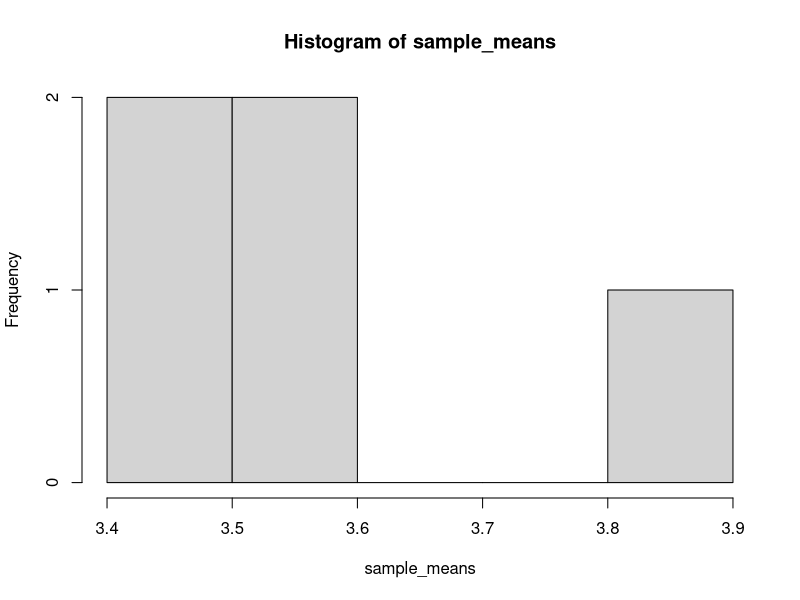
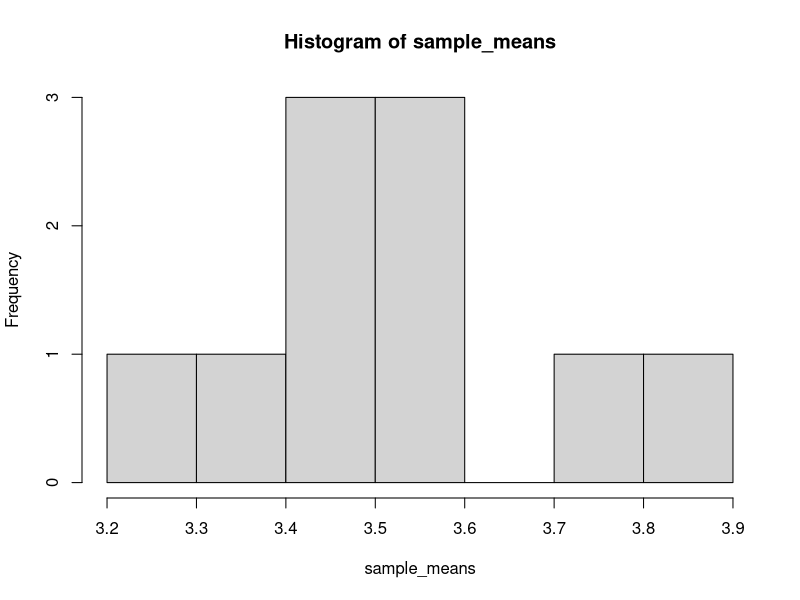
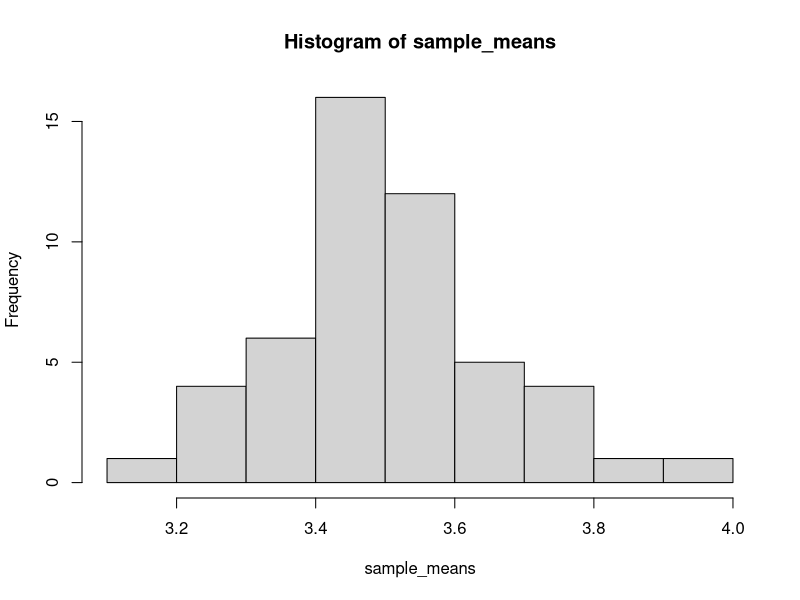
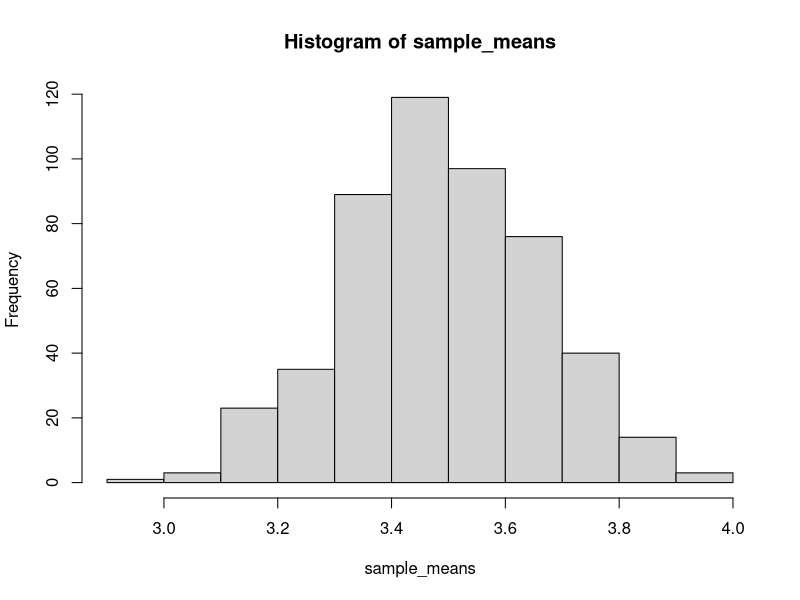
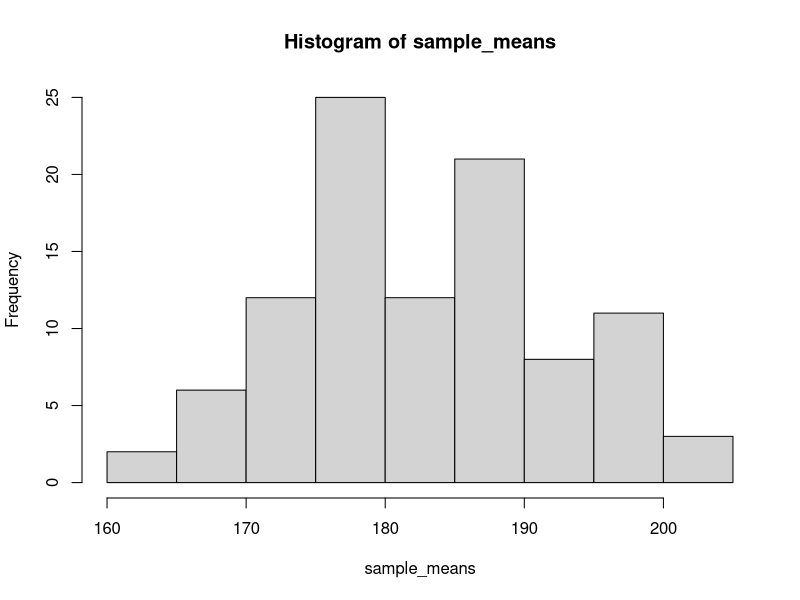

The R source for these figures, in order:
## ---- chunk 1
set.seed(9999)
## ---- chunk 2
em <- (1*(1/6)) + (2*(1/6)) + (3*(1/6)) + (4*(1/6)) + (5*(1/6)) + (6*(1/6)) 
cat("Expected Mean:", em)
## ---- chunk 3
num_trials <- 5 # can be thought of as experiments
rolls_per_trial <- 100 # how many participants of respondents in one experiment
## ---- chunk 4
roll_die <- function(){
  sample(1:6, 1, replace = TRUE)
}
## ---- chunk 5
sample_means <- numeric(num_trials)
## ---- chunk 6
for (i in 1:num_trials) {
# Initialize the sum of rolls for each trial
sum_rolls <- 0
# Roll the die 'rolls_per_trial' times and sum the outcomes
for (j in 1:rolls_per_trial) {
sum_rolls <- sum_rolls + roll_die()
}
#Calculate the sample mean for each trial
sample_means[i] <- sum_rolls / rolls_per_trial
}

#Calculate the average of the sample means
mean_of_sample_means <- mean(sample_means)
#the cat function connects the string to the numeric mean of the sample means
cat("Mean of sample means:", mean_of_sample_means)
## Mean of sample means: 3.558
hist(sample_means)
## ---- chunk 7
# Set the number of trials and the number of rolls per trial
num_trials <- 10
rolls_per_trial <- 100
set.seed(9999)
# Function to simulate rolling a fair six-sided die
roll_die <- function() {
sample(1:6, 1, replace = TRUE)
}
# Initialize an empty vector to store the sample means
sample_means <- numeric(num_trials)
# Perform the trials
for (i in 1:num_trials) {
# Initialize the sum of rolls for each trial
sum_rolls <- 0
# Roll the die 'rolls_per_trial' times and sum the outcomes
for (j in 1:rolls_per_trial) {
sum_rolls <- sum_rolls + roll_die()
}
# Calculate the sample mean for each trial
sample_means[i] <- sum_rolls / rolls_per_trial
}
# Calculate the average of the sample means
mean_of_sample_means <- mean(sample_means)
# Print the result
cat("Mean of sample means:", mean_of_sample_means)
## Mean of sample means: 3.534
hist(sample_means)
## ---- chunk 8
num_trials <- 50
rolls_per_trial <- 100
set.seed(9999)
# Function to simulate rolling a fair six-sided die
roll_die <- function() {
sample(1:6, 1, replace = TRUE)
}
# Initialize an empty vector to store the sample means
sample_means <- numeric(num_trials)
# Perform the trials
for (i in 1:num_trials) {
# Initialize the sum of rolls for each trial
sum_rolls <- 0
# Roll the die 'rolls_per_trial' times and sum the outcomes
for (j in 1:rolls_per_trial) {
sum_rolls <- sum_rolls + roll_die()
}
# Calculate the sample mean for each trial
sample_means[i] <- sum_rolls / rolls_per_trial
}
# Calculate the average of the sample means
mean_of_sample_means <- mean(sample_means)
# Print the result
cat("Mean of sample means:", mean_of_sample_means)

hist(sample_means)
## ---- chunk 9
# Set the number of trials and the number of rolls per trial
num_trials <- 500
rolls_per_trial <- 100
set.seed(9999)
# Function to simulate rolling a fair six-sided die
roll_die <- function() {
sample(1:6, 1, replace = TRUE)
}
# Initialize an empty vector to store the sample means
sample_means <- numeric(num_trials)
# Perform the trials
for (i in 1:num_trials) {
# Initialize the sum of rolls for each trial
sum_rolls <- 0
# Roll the die 'rolls_per_trial' times and sum the outcomes
for (j in 1:rolls_per_trial) {
sum_rolls <- sum_rolls + roll_die()
}
# Calculate the sample mean for each trial
sample_means[i] <- sum_rolls / rolls_per_trial
}
# Calculate the average of the sample means
mean_of_sample_means <- mean(sample_means)
# Print the result
cat("Mean of sample means:", mean_of_sample_means)
## Mean of sample means: 3.49598
hist(sample_means)
## ---- chunk 10
install.packages("doParallel") # lets you do parallel processing so each core works on the problem at the same time, meaning your computations are fastert
install.packages("foreach")
library(doParallel)
library(foreach)
## ---- chunk 11
# Set the number of trials and the number of rolls per trial
num_trials <- 100
rolls_per_trial <- 100
set.seed(1000000)
# Function to simulate rolling a fair six-sided die
roll_die <- function() {
sample(1:365.25, 1, replace = TRUE)
}
# Initialize an empty vector to store the sample means
sample_means <- numeric(num_trials)
# Perform the trials
for (i in 1:num_trials) {
# Initialize the sum of rolls for each trial
sum_rolls <- 0
# Roll the die 'rolls_per_trial' times and sum the outcomes
for (j in 1:rolls_per_trial) {
sum_rolls <- sum_rolls + roll_die()
}
# Calculate the sample mean for each trial
sample_means[i] <- sum_rolls / rolls_per_trial
}
# Calculate the average of the sample means
mean_of_sample_means <- mean(sample_means)
# Print the result
cat("Mean of sample means:", mean_of_sample_means)

hist(sample_means)
## ---- chunk 12
1-(1/365.25)
## ---- chunk 13
1-(1/(365.25*100))
